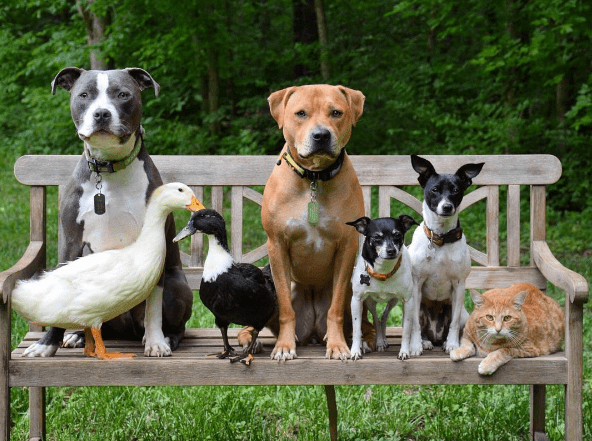
#> input picture 03_Data_Basic/data3.png, 592 x 441 px
$ python 03_openCV.py
#> lines starting #> are read from the running program, lines starting #| are printed output that depends on the picture
import cv2
import platform

print('OpenCV version: {}'.format(cv2.__version__))
print('Python version: {}'.format(platform.python_version()))

src = cv2.imread('data3.png')
#> src is the input picture: shape (441, 592, 3); mean B, G, R 72.1, 101.5, 93.8

flipped = cv2.flip(src, -1)
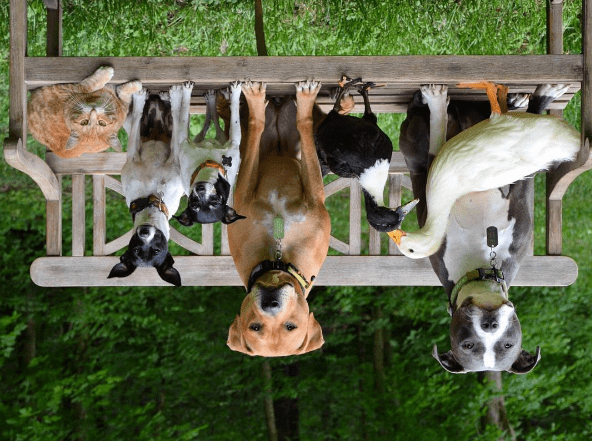
#> flipped: shape (441, 592, 3); mean B, G, R 72.1, 101.5, 93.8

# cv2.imshow('Image', src)
# cv2.imshow('Image flipped', flipped)
# #cv2.imwrite('flipped_penguins.png', flipped) #이미지 저장
# cv2.waitKey(0) # 0 forever
# cv2.destroyAllWindows()

print(src.ndim)
#| 3
print(src.shape)
#| (441, 592, 3)

#왼쪽 강아지 얼굴만 가져오기
# src_face = src[50:150, 50:150]
# print(src_face.shape)
#
# cv2.imshow('FaceImage', src_face)
# cv2.waitKey(0) # 0 forever
# cv2.destroyAllWindows()


#가운데 강아지 얼굴만 가져오기
# src_face2 = src[80:180, 270:370]
# print(src_face2.shape)
#
# cv2.imshow('FaceImage', src_face2)
# cv2.waitKey(0) # 0 forever
# cv2.destroyAllWindows()

#코끼리 사진 활용
src2 = cv2.imread('elephant2.png')
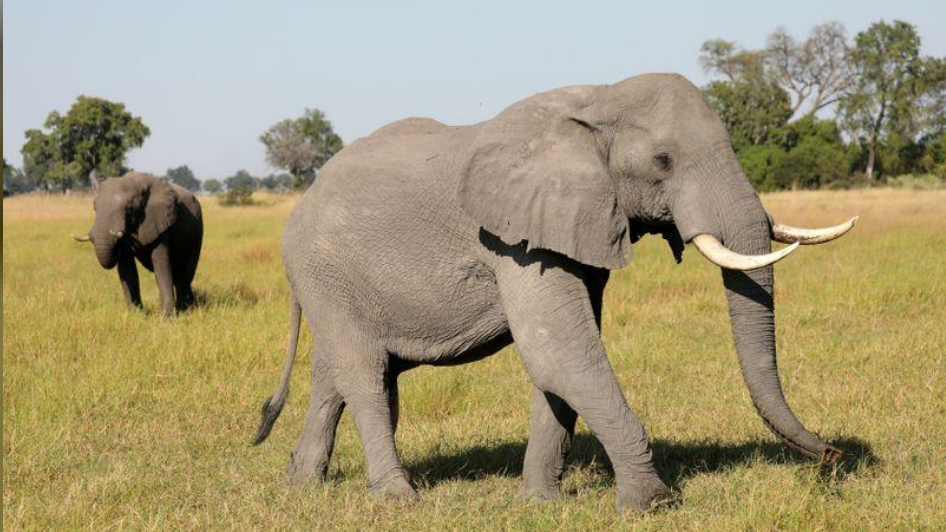
#> input picture 03_Data_Basic/elephant2.png, 946 x 532 px
#> src2 is the input picture: shape (532, 946, 3); mean B, G, R 118.8, 152.2, 163.6

flipped2 = cv2.flip(src2, -1)
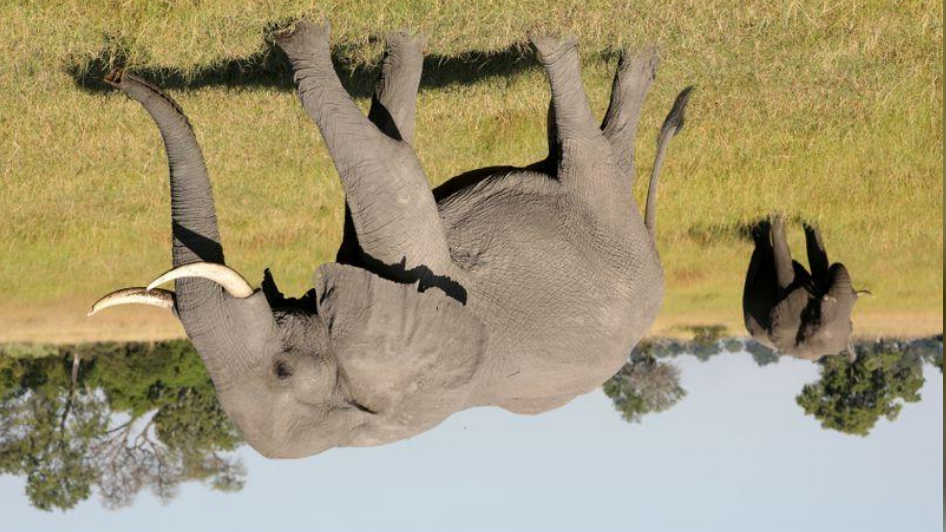
#> flipped2: shape (532, 946, 3); mean B, G, R 118.8, 152.2, 163.6

# cv2.imshow('Image', src2)
# cv2.imshow('Image flipped', flipped2)
# #cv2.imwrite('flipped_penguins.png', flipped)
# cv2.waitKey(0) # 0 forever
# cv2.destroyAllWindows()

src_face3 = src2[170:319, 79:205]
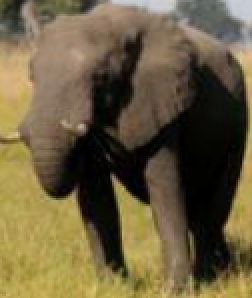
#> src_face3: shape (149, 126, 3) (shown 2 times larger); mean B, G, R 63.5, 93.5, 106.5
src_face4 = src2[70:515, 249:861]
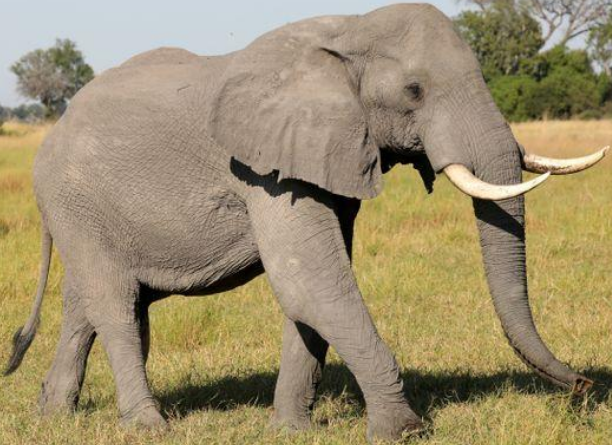
#> src_face4: shape (445, 612, 3); mean B, G, R 110.2, 142.7, 157.4
print(src_face3.shape)
#| (149, 126, 3)

cv2.imshow('FaceImage', src_face3)
cv2.imshow('FaceImage2', src_face4)
# cv2.imwrite('Elephant3.png', src_face3) #이미지 저장
# cv2.imwrite('Elephant4.png', src_face4)
cv2.waitKey(0) # 0 forever
cv2.destroyAllWindows()
